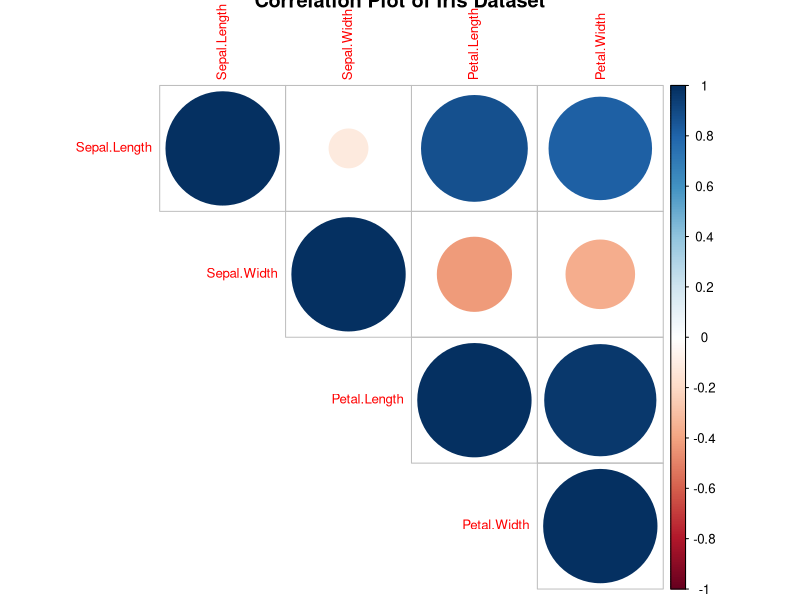
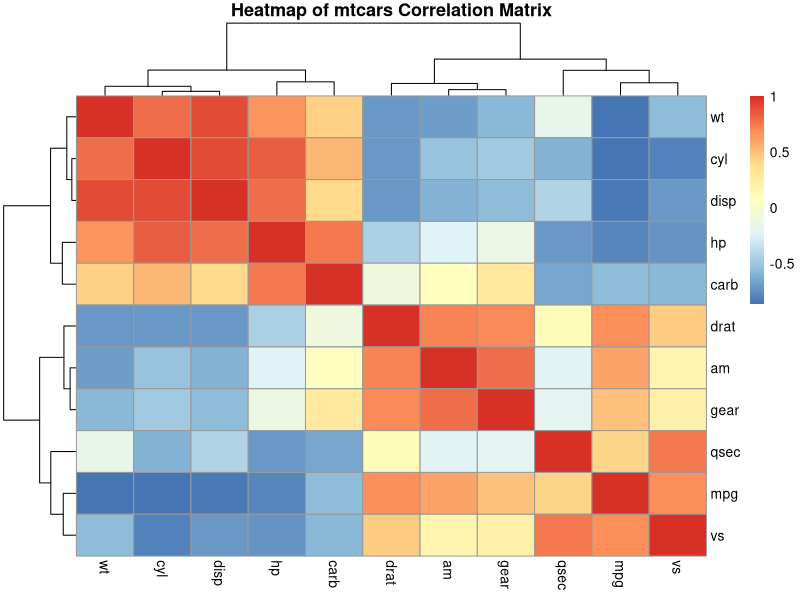
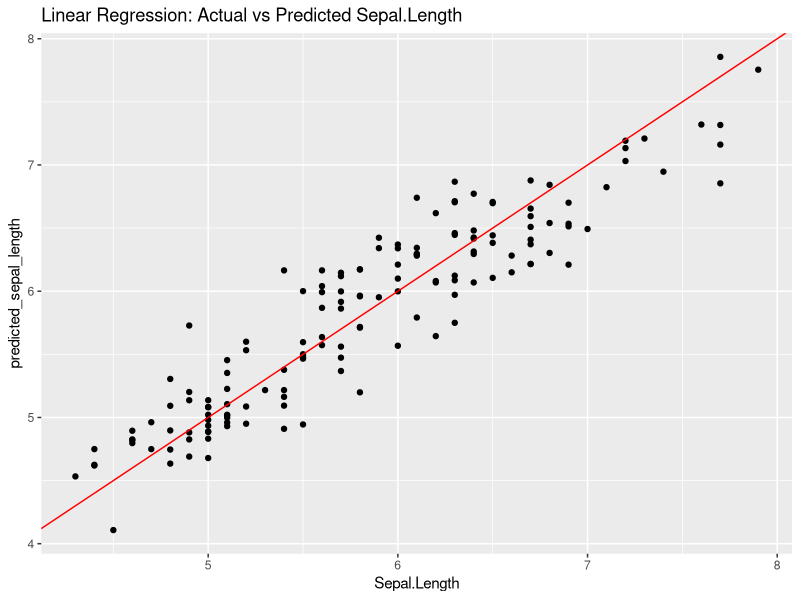
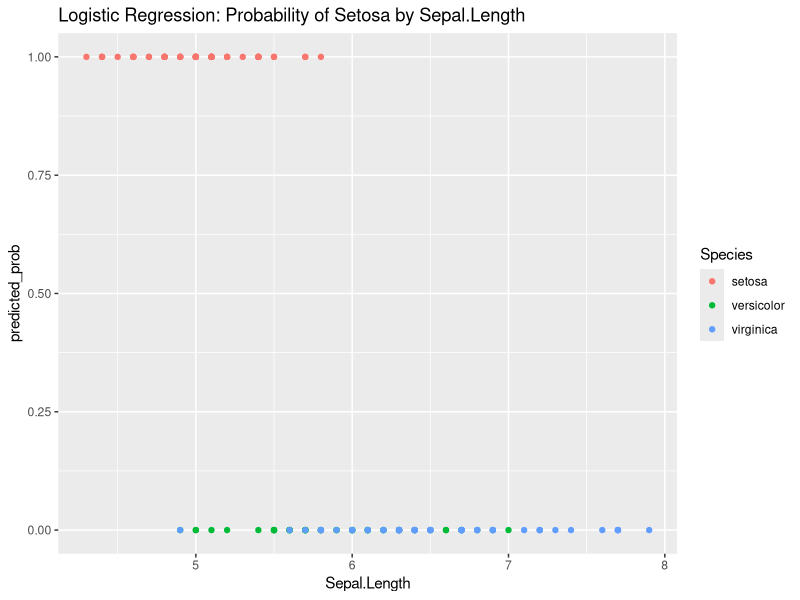

Here is the R script that generated these plots, in order:
# Load required libraries
install.packages("corrplot")  # Install corrplot package if not already installed
library(corrplot)

# Load iris dataset (built-in R dataset)
data(iris)

# a. Find correlation matrix (only numeric columns)
iris_numeric <- iris[, 1:4]
cor_matrix <- cor(iris_numeric)
print(cor_matrix)

# b. Plot the correlation matrix to visualize relationships
corrplot(cor_matrix, method = "circle", type = "upper", tl.cex=0.8, 
         main = "Correlation Plot of Iris Dataset")

# c. Analysis of covariance (ANOVA) on iris dataset with categorical variable Species
# Example: Analyzing Sepal.Length variance across Species groups
anova_model <- aov(Sepal.Length ~ Species, data = iris)
summary(anova_model)



#5(b)
# Load libraries
install.packages("ggplot2")
install.packages("pheatmap")
library(ggplot2)
library(pheatmap)

# a. Linear regression for mtcars dataset predicting mpg from wt and hp
data(mtcars)

# Fit linear regression model
lm_model <- lm(mpg ~ wt + hp, data = mtcars)
summary(lm_model)

# Correlation matrix heatmap for mtcars numeric variables
cor_matrix <- cor(mtcars)
pheatmap(cor_matrix, main = "Heatmap of mtcars Correlation Matrix")

# b. Linear and Logistic Regression with iris dataset

data(iris)

# Linear regression predicting Sepal.Length from Sepal.Width, Petal.Length, Petal.Width
lm_iris <- lm(Sepal.Length ~ Sepal.Width + Petal.Length + Petal.Width, data=iris)
summary(lm_iris)

# Scatter plot showing predicted vs actual Sepal.Length
iris$predicted_sepal_length <- predict(lm_iris, newdata = iris)
ggplot(iris, aes(x=Sepal.Length, y=predicted_sepal_length)) + 
  geom_point() + 
  geom_abline(color="red") +
  ggtitle("Linear Regression: Actual vs Predicted Sepal.Length")

# Logistic Regression: classify Species using Sepal.Length and Sepal.Width
# Convert Species to binary classification: setosa vs others
iris$IsSetosa <- ifelse(iris$Species == "setosa", 1, 0)

logistic_model <- glm(IsSetosa ~ Sepal.Length + Sepal.Width, data = iris, family = "binomial")
summary(logistic_model)

# Predict probabilities on iris data
iris$predicted_prob <- predict(logistic_model, type="response")

# Plot predicted probability of setosa vs Sepal.Length colored by actual class
ggplot(iris, aes(x=Sepal.Length, y=predicted_prob, color=Species)) +
  geom_point() +
  ggtitle("Logistic Regression: Probability of Setosa by Sepal.Length")

# Predict class for selected iris data points
new_data <- data.frame(Sepal.Length = c(5.0, 6.0), Sepal.Width = c(3.5, 3.0))
new_data$predicted_setosa_prob <- predict(logistic_model, newdata=new_data, type="response")
new_data$predicted_class <- ifelse(new_data$predicted_setosa_prob > 0.5, "setosa", "other")
print(new_data)


